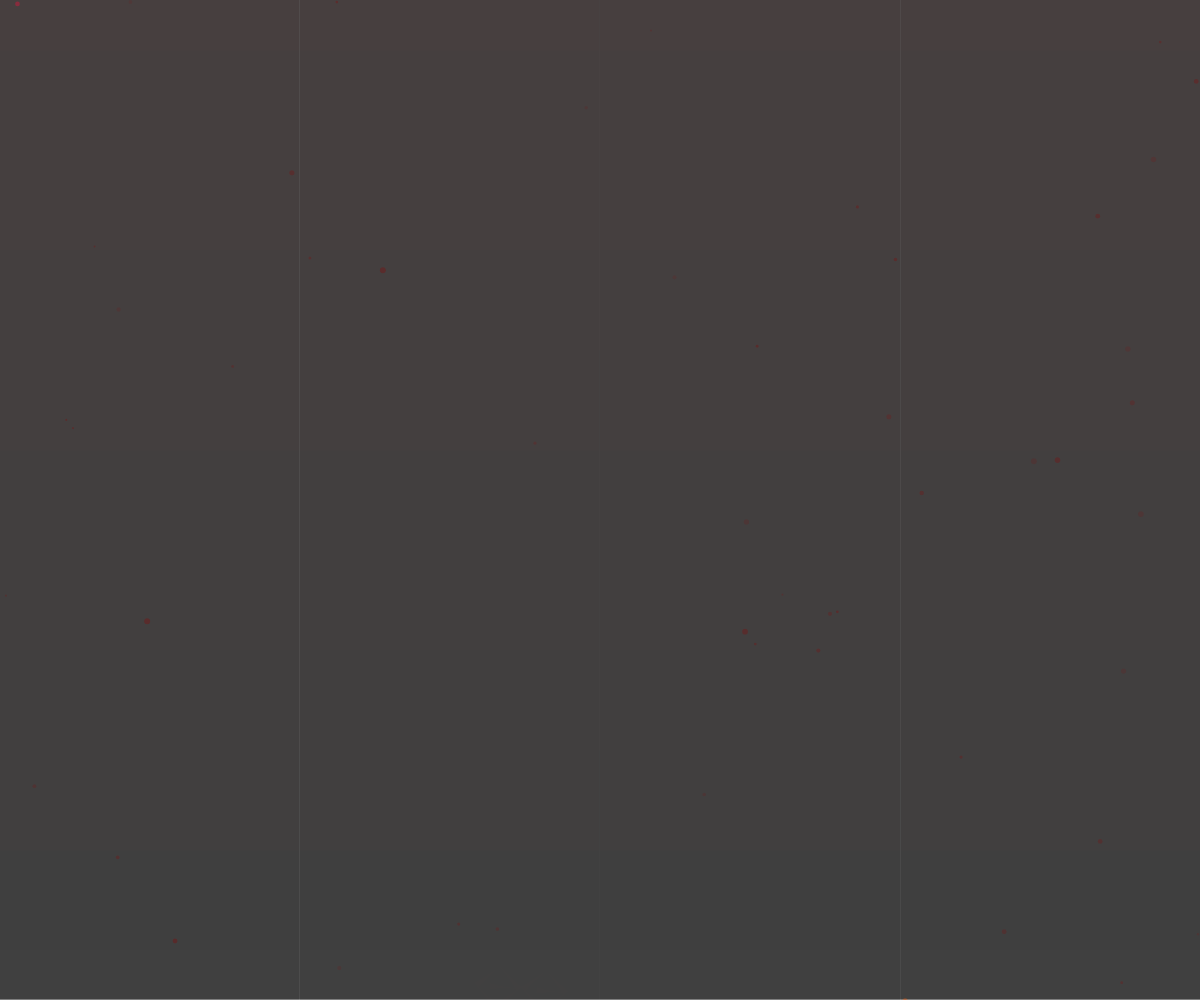
Frame 1 (no input)
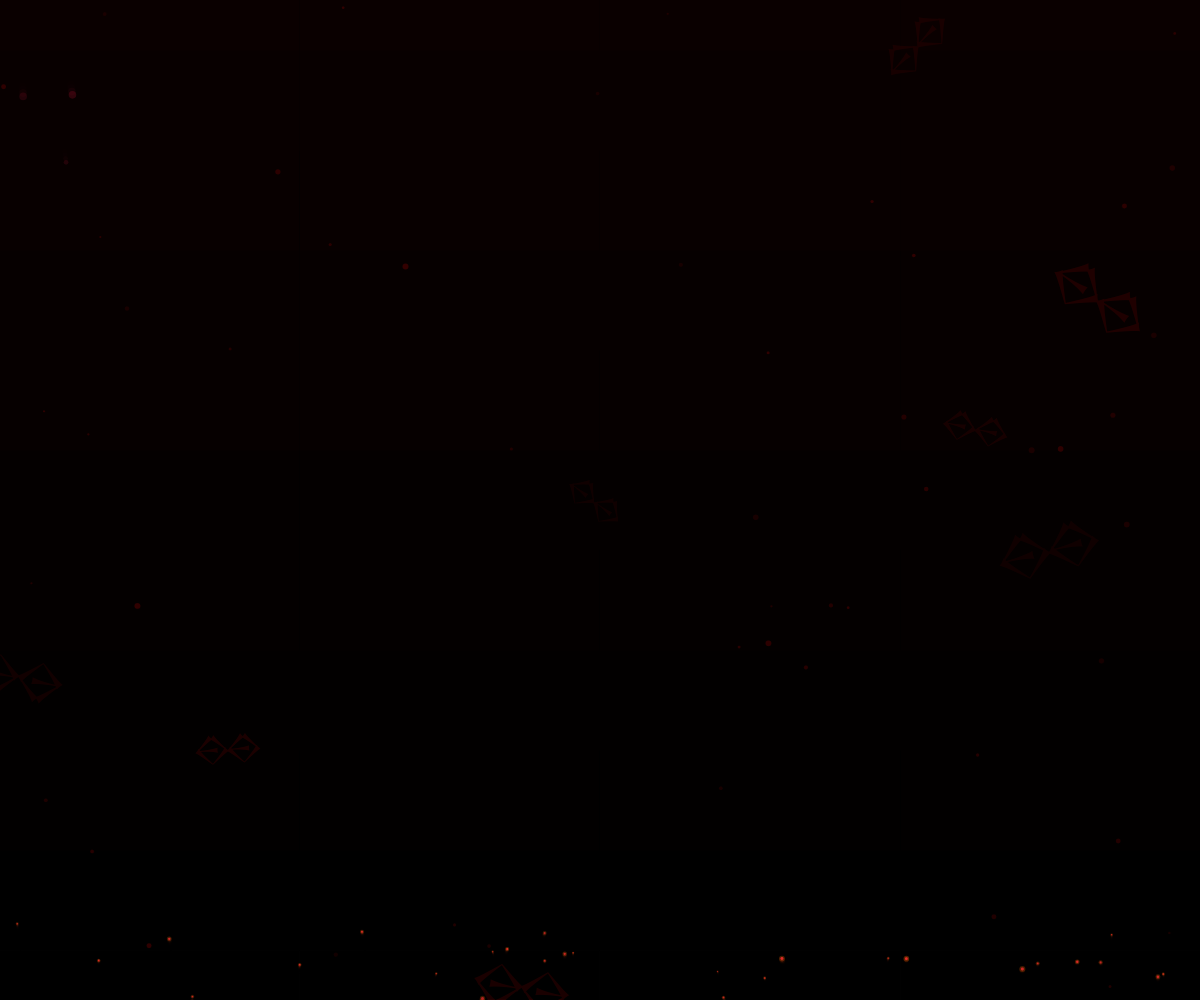
Frame 60 (no input)
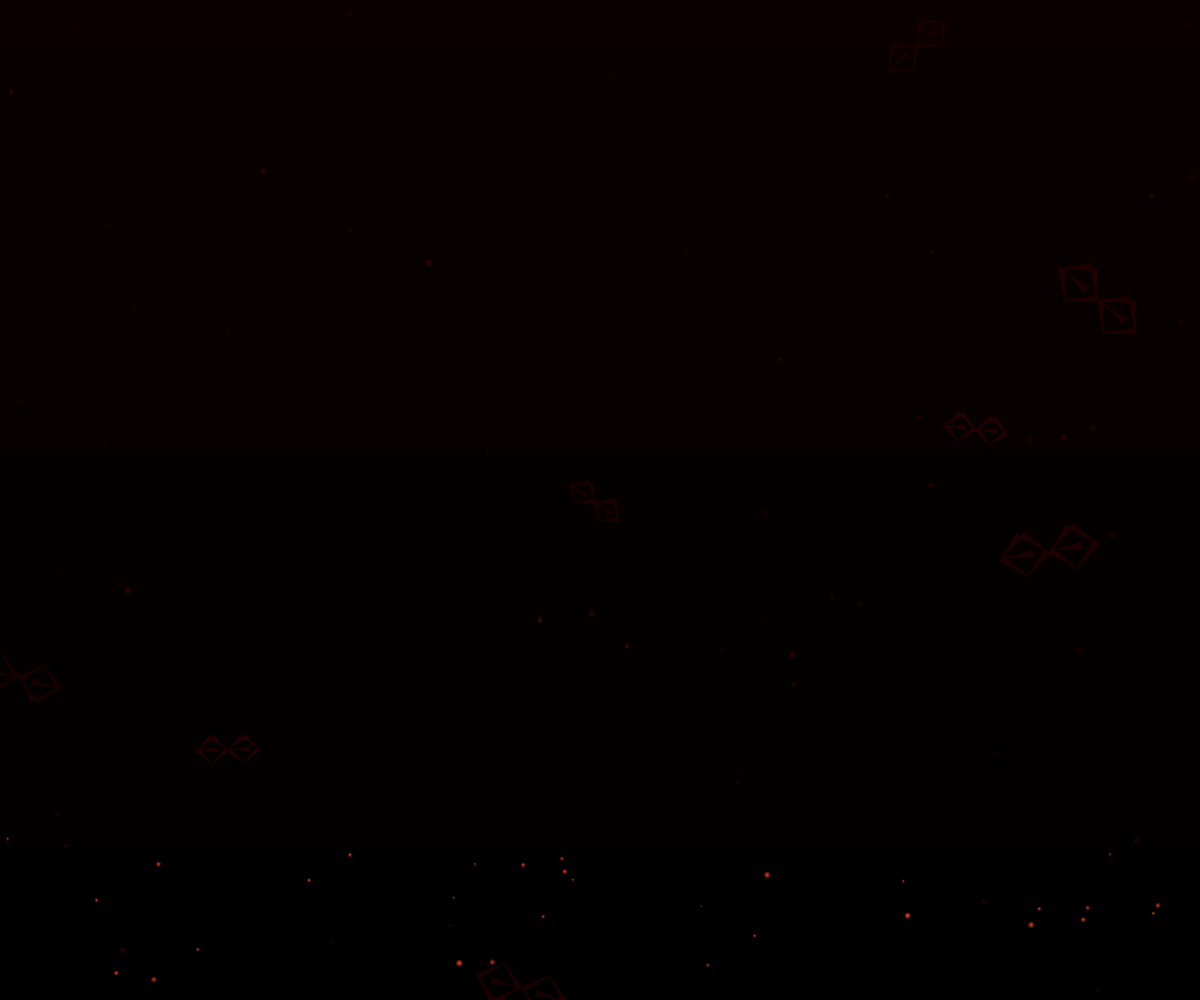
Frame 120 (the mouse pressed at the canvas centre since frame 60)

The p5.js sketch that drew these frames (run headless with seeded random() and noise() and a simulated clock; from frame 60 on, the mouse is pressed at the canvas centre):

// p5.js sketch
// ── sketch.js
let canvas;
let particles = [];
let embers = [];
let brands = [];

function setup() {
    canvas = createCanvas(windowWidth, windowHeight);
    canvas.position(0, 0);
    canvas.style("z-index", -2);
    
    for (let i = 0; i < 50; i++) {
        particles.push({
            x: random(width),
            y: random(height),
            vx: random(-0.5, 0.5),
            vy: random(-0.3, 0.3),
            alpha: random(30, 80),
            size: random(2, 6),
            life: 255
        });
    }
    
    for (let i = 0; i < 30; i++) {
        embers.push({
            x: random(width),
            y: height + random(50),
            vy: random(-0.5, -1.5),
            vx: random(-0.3, 0.3),
            size: random(1, 3),
            alpha: random(150, 255),
            flicker: random(20, 50)
        });
    }
    
    for (let i = 0; i < 8; i++) {
        brands.push({
            x: random(width),
            y: random(height),
            size: random(40, 80),
            alpha: 0,
            targetAlpha: random(20, 60),
            fadeSpeed: random(0.3, 0.8),
            rotation: random(TWO_PI),
            rotSpeed: random(-0.002, 0.002)
        });
    }
}

function windowResized() {
    resizeCanvas(windowWidth, windowHeight);
}

function draw() {
    // gradient background
    for (let y = 0; y < height; y++) {
        let inter = map(y, 0, height, 0, 1);
        let c = lerpColor(color(10, 0, 0), color(0, 0, 0), inter);
        stroke(c);
        line(0, y, width, y);
    }
    
    for (let i = 0; i < brands.length; i++) {
        let b = brands[i];
        
        // fade in and out
        if (b.alpha < b.targetAlpha) {
            b.alpha += b.fadeSpeed;
        } else {
            b.alpha -= b.fadeSpeed * 0.5;
            if (b.alpha <= 0) {
                b.targetAlpha = random(20, 60);
            }
        }
        
        b.rotation += b.rotSpeed;
        
        // draw the symbol
        push();
        translate(b.x, b.y);
        rotate(b.rotation);
        fill(139, 0, 0, b.alpha);
        noStroke();
        textAlign(CENTER, CENTER);
        textSize(b.size);
        text('𒉭', 0, 0);
        pop();
    }
    
    // update particles
    for (let i = particles.length - 1; i >= 0; i--) {
        let p = particles[i];
        
        p.x += p.vx;
        p.y += p.vy;
        p.life -= 0.5;
        
        // wrap around screen
        if (p.x < 0) p.x = width;
        if (p.x > width) p.x = 0;
        if (p.y < 0) p.y = height;
        if (p.y > height) p.y = 0;
        
        // draw particle
        noStroke();
        fill(139, 0, 0, p.alpha * (p.life / 255));
        ellipse(p.x, p.y, p.size);
        
        // remove dead particles
        if (p.life < 0) {
            particles.splice(i, 1);
        }
    }
    
    // update embers
    for (let i = 0; i < embers.length; i++) {
        let e = embers[i];
        
        e.y += e.vy;
        e.x += e.vx;
        e.flicker = random(20, 50);
        
        // draw ember
        noStroke();
        fill(220, 20, 60, e.alpha + e.flicker);
        ellipse(e.x, e.y, e.size);
        
        // glow
        fill(255, 100, 0, (e.alpha + e.flicker) * 0.3);
        ellipse(e.x, e.y, e.size * 2);
        
        // reset when off screen
        if (e.y < -50) {
            e.x = random(width);
            e.y = height + random(50);
            e.vy = random(-0.5, -1.5);
            e.vx = random(-0.3, 0.3);
        }
    }
    
    // add more particles to keep it going
    while (particles.length < 50) {
        particles.push({
            x: random(width),
            y: random(height),
            vx: random(-0.5, 0.5),
            vy: random(-0.3, 0.3),
            alpha: random(30, 80),
            size: random(2, 6),
            life: 255
        });
    }
}

function mouseMoved() {
    for (let i = 0; i < 3; i++) {
        particles.push({
            x: mouseX + random(-20, 20),
            y: mouseY + random(-20, 20),
            vx: random(-2, 2),
            vy: random(-2, 2),
            alpha: random(100, 200),
            size: random(3, 8),
            life: 255,
            gravity: true
        });
    }
}

function draw() {
    // gradient background
    for (let y = 0; y < height; y++) {
        let inter = map(y, 0, height, 0, 1);
        let c = lerpColor(color(10, 0, 0), color(0, 0, 0), inter);
        stroke(c);
        line(0, y, width, y);
    }
    
    for (let i = 0; i < brands.length; i++) {
        let b = brands[i];
        
        if (b.alpha < b.targetAlpha) {
            b.alpha += b.fadeSpeed;
        } else {
            b.alpha -= b.fadeSpeed * 0.5;
            if (b.alpha <= 0) {
                b.targetAlpha = random(20, 60);
            }
        }
        
        b.rotation += b.rotSpeed;
        
        push();
        translate(b.x, b.y);
        rotate(b.rotation);
        fill(139, 0, 0, b.alpha);
        noStroke();
        textAlign(CENTER, CENTER);
        textSize(b.size);
        text('𒉭', 0, 0);
        pop();
    }
    
    for (let i = particles.length - 1; i >= 0; i--) {
        let p = particles[i];
        
        p.x += p.vx;
        p.y += p.vy;
        p.life -= p.gravity ? 3 : 0.5;
        
        if (p.gravity) {
            p.vy += 0.1;
            p.vx *= 0.98;
            p.vy *= 0.98;
        }
        
        if (!p.gravity) {
            if (p.x < 0) p.x = width;
            if (p.x > width) p.x = 0;
            if (p.y < 0) p.y = height;
            if (p.y > height) p.y = 0;
        }
        
        noStroke();
        if (p.gravity) {
            fill(220, 20, 60, p.alpha * (p.life / 255));
        } else {
            fill(139, 0, 0, p.alpha * (p.life / 255));
        }
        ellipse(p.x, p.y, p.size);
        
        if (p.life < 0) {
            particles.splice(i, 1);
        }
    }
    
    for (let i = 0; i < embers.length; i++) {
        let e = embers[i];
        
        e.y += e.vy;
        e.x += e.vx;
        e.flicker = random(20, 50);
        
        noStroke();
        fill(220, 20, 60, e.alpha + e.flicker);
        ellipse(e.x, e.y, e.size);
        
        fill(255, 100, 0, (e.alpha + e.flicker) * 0.3);
        ellipse(e.x, e.y, e.size * 2);
        
        if (e.y < -50) {
            e.x = random(width);
            e.y = height + random(50);
            e.vy = random(-0.5, -1.5);
            e.vx = random(-0.3, 0.3);
        }
    }
    
    while (particles.length < 50) {
        particles.push({
            x: random(width),
            y: random(height),
            vx: random(-0.5, 0.5),
            vy: random(-0.3, 0.3),
            alpha: random(30, 80),
            size: random(2, 6),
            life: 255
        });
    }
}
